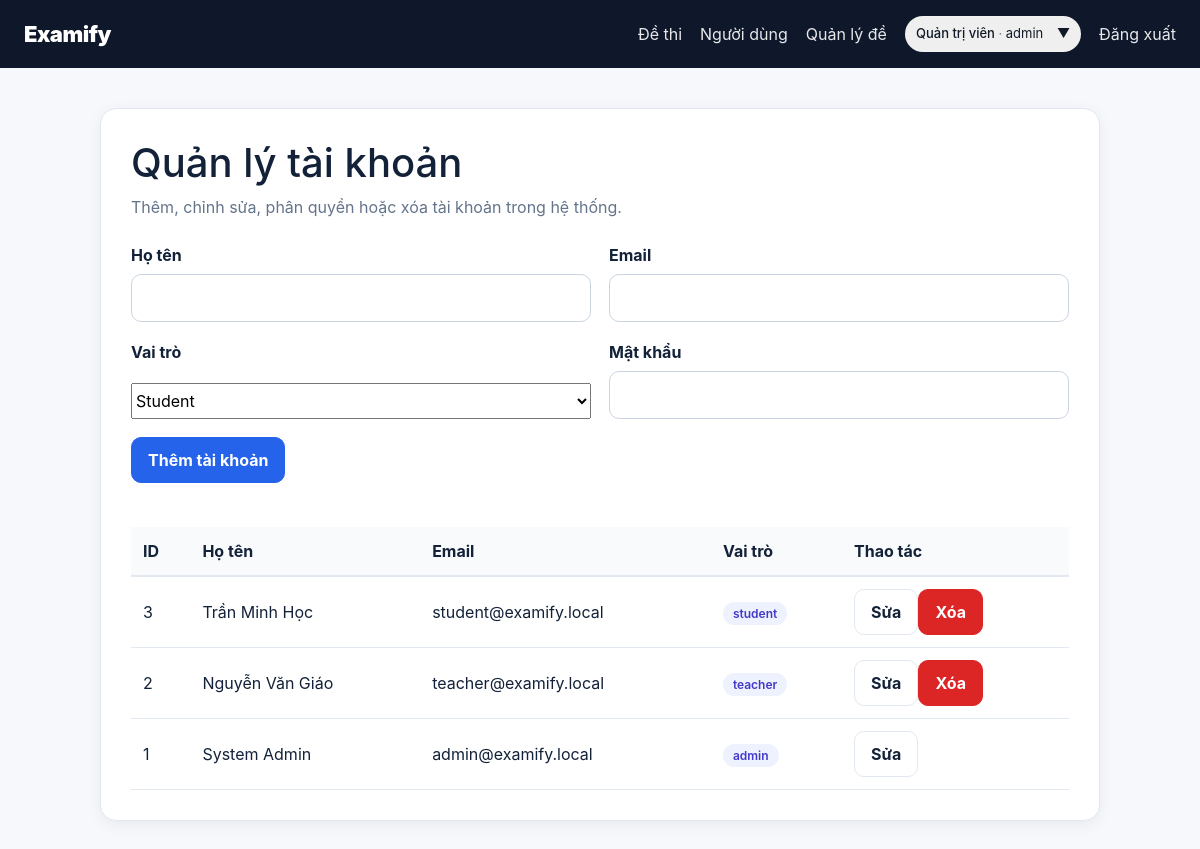
The page /public/admin/quanly_user.php (signed in) on the database as committed earlier.
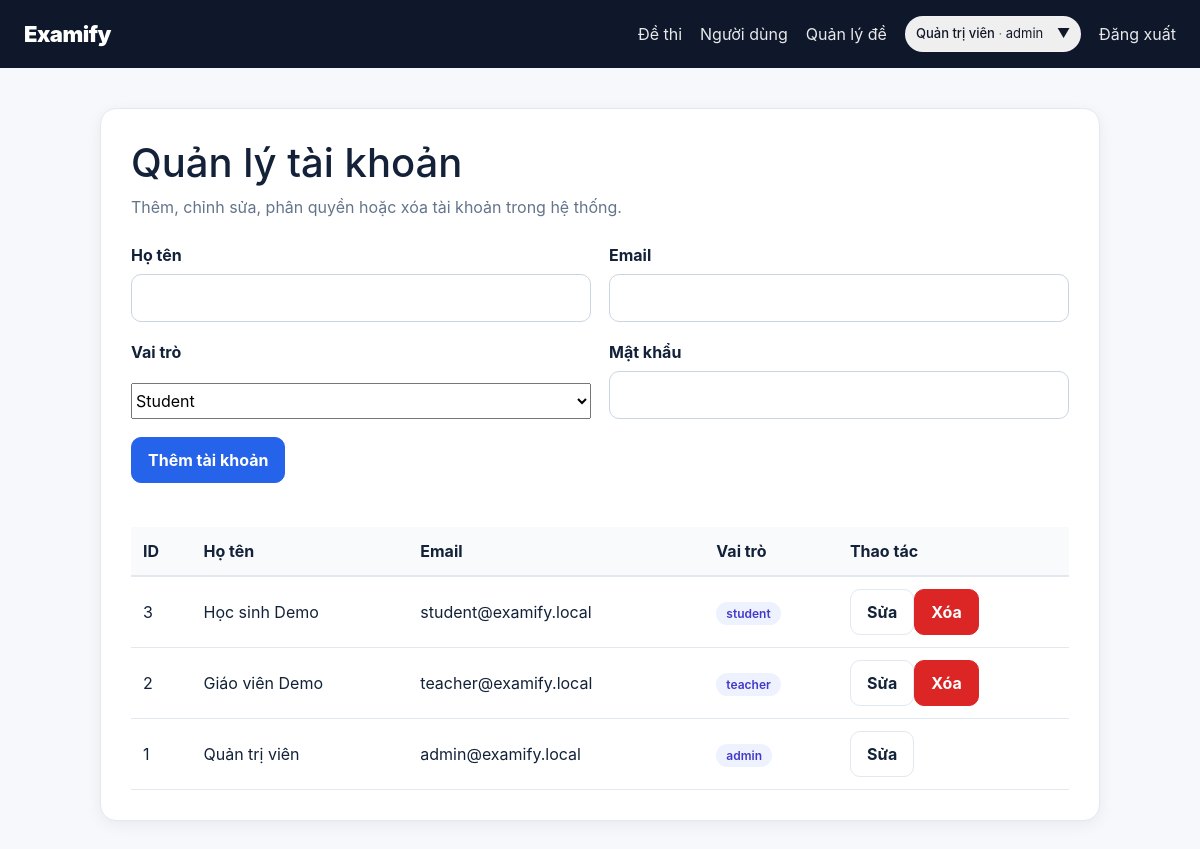
The same page on the database as committed later.
### tables this page shows
CREATE TABLE IF NOT EXISTS users (
    id BIGINT UNSIGNED AUTO_INCREMENT PRIMARY KEY,
    name VARCHAR(120) NOT NULL,
    email VARCHAR(190) NOT NULL UNIQUE,
    password VARCHAR(255) NOT NULL,
    role ENUM('admin','teacher','student') NOT NULL DEFAULT 'student',
    created_at TIMESTAMP NOT NULL DEFAULT CURRENT_TIMESTAMP,
    INDEX idx_users_role (role)
);

### app/helpers.php (called while the page is built, shortened)
<?php
function e(?string $value): string
{
    return htmlspecialchars((string)$value, ENT_QUOTES, 'UTF-8');
}
function base_url(string $path = ''): string
{
    global $config;
    $base = rtrim((string)($config['app']['base_url'] ?? ''), '/');
    $path = '/' . ltrim($path, '/');
    return $base . ($path === '/' ? '' : $path);
}

### app/Auth.php (called while the page is built, shortened)
<?php
final class Auth
{
    public static function user(): ?array
        {
            return $_SESSION['user'] ?? null;
        }
}

### public/admin/quanly_user.php (the view, shortened to what this page needs)
<?php
$pdo = Database::pdo();
$availableRoles = ['admin', 'teacher', 'student'];
$editUser = null;
$users = $pdo->query('SELECT id,name,email,role FROM users ORDER BY id DESC')->fetchAll();
require __DIR__ . '/../_header.php';
?>
<section class="panel" style="max-width: 1000px; margin: 40px auto; background: #fff; padding: 30px; border-radius: 16px; box-shadow: 0 4px 16px rgba(15, 23, 42, 0.06);">
    <h1>Quản lý tài khoản</h1>
    <p class="muted">Thêm, chỉnh sửa, phân quyền hoặc xóa tài khoản trong hệ thống.</p>
    <form method="post" class="form-grid" style="margin: 24px 0;">
        <label>Họ tên<input name="name" maxlength="120" required value="<?= e($editUser['name'] ?? '') ?>"></label>
        <label>Email<input name="email" type="email" maxlength="190" required value="<?= e($editUser['email'] ?? '') ?>"></label>
        <label>Vai trò<select name="role"><?php foreach ($availableRoles as $availableRole): ?><option value="<?= e($availableRole) ?>" <?= ($editUser['role'] ?? 'student') === $availableRole ? 'selected' : '' ?>><?= e(ucfirst($availableRole)) ?></option><?php endforeach; ?></select></label>
        <label>Mật khẩu <?= $editUser ? '(để trống nếu không đổi)' : '' ?><input name="password" type="password" <?= $editUser ? '' : 'required' ?> minlength="6" autocomplete="new-password"></label>
        <div class="span-2 actions"><button class="btn primary" type="submit"><?= $editUser ? 'Lưu thay đổi' : 'Thêm tài khoản' ?></button></div>
    </form>
    <div style="overflow-x: auto;"><table style="width: 100%; border-collapse: collapse; margin-top: 20px;"><thead><tr style="background: #f8fafc; text-align: left; border-bottom: 2px solid #e2e8f0;"><th style="padding: 12px;">ID</th><th style="padding: 12px;">Họ tên</th><th style="padding: 12px;">Email</th><th style="padding: 12px;">Vai trò</th><th style="padding: 12px;">Thao tác</th></tr></thead><tbody>
        <?php foreach ($users as $item): ?><tr style="border-bottom: 1px solid #e2e8f0;"><td style="padding: 12px;"><?= (int)$item['id'] ?></td><td style="padding: 12px;"><?= e($item['name']) ?></td><td style="padding: 12px;"><?= e($item['email']) ?></td><td style="padding: 12px;"><span style="background: #eef2ff; color: #4338ca; padding: 4px 10px; border-radius: 999px; font-size: 12px; font-weight: 600;"><?= e($item['role']) ?></span></td><td style="padding: 12px; white-space: nowrap;"><a class="btn" href="<?= e(base_url('/admin/quanly_user.php?edit=' . $item['id'])) ?>">Sửa</a><?php if ((int)$item['id'] !== (int)$user['id']): ?><form method="post" style="display: inline;" onsubmit="return confirm('Xóa tài khoản này?');"><input type="hidden" name="csrf_token" value="<?= e(csrf_token()) ?>"><input type="hidden" name="action" value="delete"><input type="hidden" name="user_id" value="<?= (int)$item['id'] ?>"><button class="btn danger" type="submit">Xóa</button></form><?php endif; ?></td></tr><?php endforeach; ?>
    </tbody></table></div>
</section>
<?php require __DIR__ . '/../_footer.php'; ?>

### public/_header.php (shortened to what this page needs)
<?php
$user = Auth::user();
if ($user){
$role = $user['role'];
}
$roles = [
    'admin' => [
        'name' => 'Quản trị viên',
        'username' => 'admin'
    ],
    'teacher' => [
        'name' => 'Giáo viên Demo',
        'username' => 'teacher'
    ],
    'student' => [
        'name' => 'Học sinh Demo',
        'username' => 'student'
    ]
];
if (isset($role)){
$currentRole = $roles[$role] ?? $roles['teacher'];
}
$homePath = match ($user['role'] ?? '') {
    'admin' => '/admin/dashboard.php',
    'teacher' => '/teacher/exams.php',
    default => '/dashboard.php',
};
?>
<!doctype html>
<html lang="vi">
<head>
    <link rel="stylesheet" href="https://cdn.jsdelivr.net/npm/bootstrap@5.3.3/dist/css/bootstrap.min.css">
    <link rel="stylesheet" href="<?= e(base_url('/assets/css/app.css')) ?>">
    <link rel="stylesheet" href="<?= e(base_url('/assets/css/style.css')) ?>">
</head>
<body>
<header class="topbar">
    <a class="brand" href="<?= e(base_url($homePath)) ?>">Examify</a>
    <nav id="topbarNav">
        <a href="<?= e(base_url('/exams.php')) ?>">Đề thi</a>
        <?php if ($user): ?>
            <?php if ($user['role'] === 'admin'): ?>
                <a href="<?= e(base_url('/admin/quanly_user.php')) ?>">Người dùng</a>
                <a href="<?= e(base_url('/teacher/exams.php')) ?>">Quản lý đề</a>
            <?php elseif ($user['role'] === 'teacher'): ?>
                <a href="<?= e(base_url('/teacher/exams.php')) ?>">Quản lý đề</a>
            <?php endif; ?>
            <div class="role-selector" id="roleSelector">
                <button
                    type="button"
                    class="role-button user-chip"
                    id="roleButton"
                >
                    <span class="role-button-content">
                        <span
                            class="role-name"
                            id="currentRoleName"
                        >
                            <?= htmlspecialchars($currentRole['name']) ?>
                        </span>
                        <span class="dot">·</span>
                        <span
                            class="role-username"
                            id="currentRoleUsername"
                        >
                            <?= htmlspecialchars($currentRole['username']) ?>
                        </span>
                    </span>
                    <span class="arrow">▼</span>
                </button>
            </div>
            <a href="<?= e(base_url('/logout.php')) ?>">Đăng xuất</a>
        <?php else: ?>
            <a class="btn primary" href="<?= e(base_url('/login.php')) ?>">Đăng nhập</a>
        <?php endif; ?>
    </nav>
</header>
</body>
<main class="container">

### public/_footer.php (shortened to what this page needs)
</main>
</body>
</html>

### public/assets/css/app.css (style rules this page uses)
:root { --bg: #f6f8fc; --surface: #fff; --text: #132238; --muted: #64748b; --line: #e2e8f0; --primary: #2563eb; --primary-dark: #1d4ed8; --danger: #dc2626; --ok: #15803d; --shadow: 0 12px 30px rgba(15, 23, 42, .08); --radius: 16px }
* { box-sizing: border-box }
body { margin: 0; font-family: Inter, ui-sans-serif, system-ui, -apple-system, Segoe UI, Roboto, Arial; background: var(--bg); color: var(--text) }
a { color: inherit; text-decoration: none }
button, input, textarea { font: inherit }
.topbar { height: 68px; background: #0f172a; color: #fff; display: flex; align-items: center; justify-content: space-between; padding: 0 max(24px, calc((100vw - 1180px)/2)); position: sticky; top: 0; z-index: 20 }
.brand { font-weight: 900; font-size: 22px; letter-spacing: -.5px }
.topbar nav { display: flex; gap: 18px; align-items: center }
.topbar nav>a { opacity: .9 }
.user-chip { padding: 7px 10px; border: 1px solid rgba(255, 255, 255, .18); border-radius: 999px; font-size: 13px }
.container { width: min(1180px, calc(100% - 32px)); margin: 32px auto 70px }
.btn { display: inline-flex; align-items: center; justify-content: center; border: 1px solid var(--line); background: #fff; color: var(--text); padding: 10px 16px; border-radius: 10px; font-weight: 750; cursor: pointer; transition: .15s }
.btn.primary { background: var(--primary); border-color: var(--primary); color: #fff }
.btn.danger { color: #fff; background: var(--danger); border-color: var(--danger) }
.stat, .panel, .exam-card, .question-card, .question-editor, .result-card, .auth-card { background: var(--surface); border: 1px solid var(--line); border-radius: var(--radius); box-shadow: var(--shadow) }
.panel { padding: 24px; margin-top: 22px }
.muted { color: var(--muted) }
.exam-card-top, .meta-row, .actions { display: flex; justify-content: space-between; align-items: center; gap: 10px; flex-wrap: wrap }
.stack label, .form-grid label, .question-editor label { display: grid; gap: 7px; font-weight: 650 }
input, textarea { width: auto; border: 1px solid #cbd5e1; border-radius: 10px; padding: 11px 12px; background: #fff; outline: none }
.form-grid { display: grid; grid-template-columns: 1fr 1fr; gap: 18px }
.span-2 { grid-column: span 2 }
.role-selector { position: relative; display: inline-block; }
.role-button { color: #111827; cursor: pointer; transition: 0.2s ease; }
.role-button .role-name { font-weight: 500; }
.role-button .dot { color: #6b7280; }
.role-button .role-username { color: #111827; }
.arrow { margin-left: 10px; width: 7px; height: 7px; transform: rotate(45deg); transition: 0.25s ease; }

Rows that differ between the two databases and show on the page:
changed users "Quản trị viên": name "System Admin" → "Quản trị viên"
changed users "student@examify.local": name "Trần Minh Học" → "Học sinh Demo"
changed users "teacher@examify.local": name "Nguyễn Văn Giáo" → "Giáo viên Demo"
